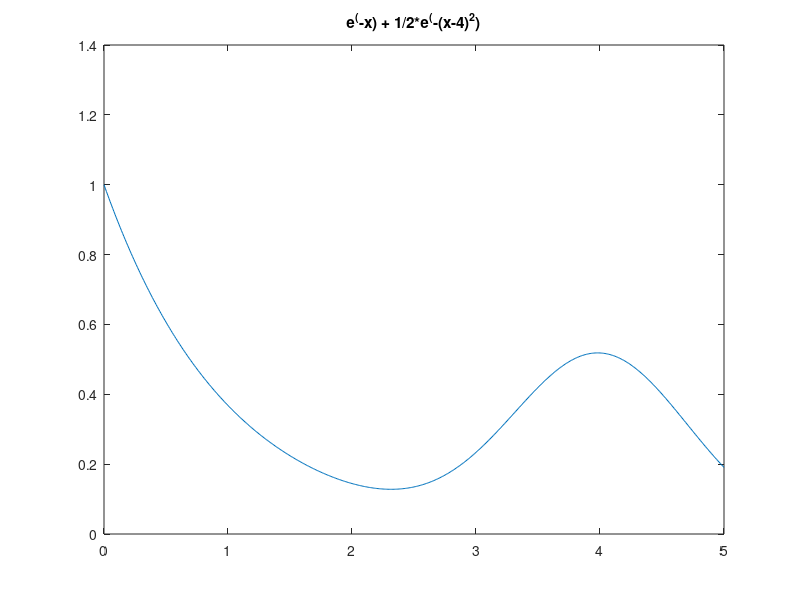

Here is the MATLAB script that generated this plot: (Note: this script raises an error after producing the figure.)
clear all; close all;

%funcion1: exponencial
f = @(x) exp(-x) + 1/2.*exp(-(x-4).^2);
a = 0; b = 5;

%funcion2: racional
%f = @(x) 1./(1+x^2);
%a = -4; b = 4;

%funcion3 : trigonometrica
% f = @(x) x./sin(x);
% a = 0; b = pi/2;


%FUNCION (la dibujamos)

xaxis = a:0.01:b;
figure(1)
plot(xaxis, f(xaxis)), title('e^(-x) + 1/2*e^(-(x-4)^2)');

%QUADRATURA DE NEWTON_COTES
%Calculem el valor real de la integral i els valors dels pessos.
n = 4;
I_exacta = exp(-a)-exp(-b)+sqrt(pi)/4*(erf(b-4)-erf(a-4));
display(I_exacta);

x = a:(b-a)/n:b;
W = pessos_cotes(x,a,b);

%sumarem la integral;
Iaprox = 0;
for i = 1 : n + 1
    Iaprox = Iaprox + W(i)*f(x(i));
end
display(Iaprox);

error = abs(Iaprox - I_exacta);
display(error);


%Calculem l'error dividint l'interval [a,b] en n punts on n = 1,...14
for k = 1:14
    x = a:(b-a)/k:b;
    W = pessos_cotes(x,a,b);
    sumands = W.*f(x)';
    I_aprox = sum(sumands);
    err(k) = abs(I_aprox-I_exacta);
end
%Fem la grafica del log del error en funcio del logaritme del nombre de pts
punts = 1:1:14;

figure(2)
plot(log10(punts), log10(err),'r'), title('grafica del error');
hold on;


%%
%QUADRATURA DE NEWTON_COTES (Abierta)

%Calculem l'error dividint l'interval [a,b] en n punts on n = 1,...14
for k = 2:14
    x = a:(b-a)/k:b;
    r = length(x);
    x = x(2):x(r-1);
    W = pessos_cotes(x,a,b);
    sumands = W.*f(x)';
    I_aprox = sum(sumands);
    err(k) = abs(I_aprox-I_exacta);
end
%Fem la grafica del log del error en funcio del logaritme del nombre de pts
punts = 1:1:14;

figure(2)
plot(log10(punts), log10(err),'g'), title('grafica del error');
hold on;

%OBS: A Raquel le ha quedado igual, asi que seguramente esta bien

%% ARA CALCULAREM LES QUADRATURES AMB ELS PUNTS DE GAUSS

nIP = 4;
[z,w] = QuadraturaGauss(nIP + 1);

%Hacemos el cambio de variable de [-1,1] a [a,b];
%z = (b-a)/2*x + (b+a)/2 i la funcio fent el canvi de variable es
%multiplica per (b-a)/2;

x = (b-a)/2*z + (b+a)/2;
sumands = w*f(x)*(b-a)/2;
I_aprox = sum(sumands);

for k = 1:13
    [z,w] = QuadraturaGauss(k + 1);
    x = (b-a)/2*z + (b+a)/2; %canvi de variable
    I_aprox = w*f(x)*(b-a)/2;
    err_gauss(k) = abs(I_aprox - I_exacta);
end

plot(log10(1:1:13), log10(err_gauss),'b');
legend('NC-tancat', 'NC-obert', 'Gauss');
